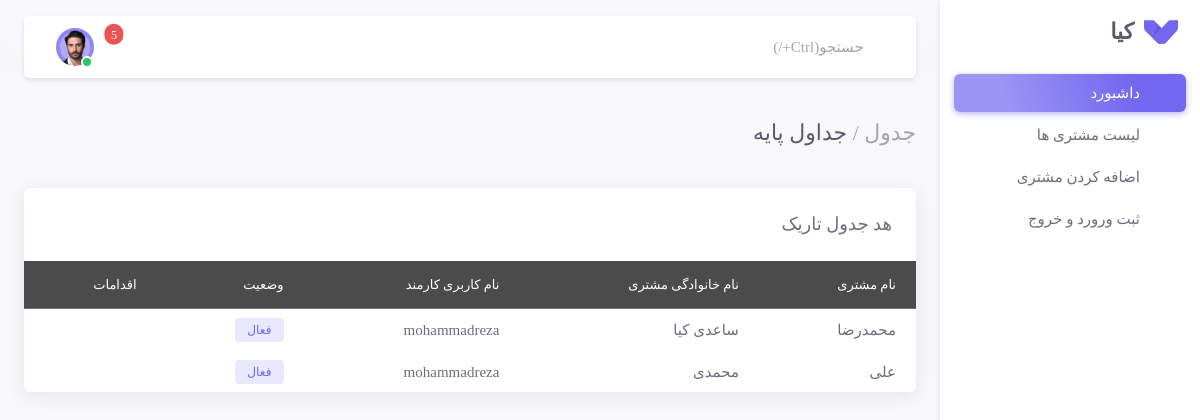
The app's page /view/employe/dashboard/list.php (signed in) with its own data.
### tables this page shows
CREATE TABLE `users` (
  `id` int(11) NOT NULL,
  `firstname` varchar(255) NOT NULL,
  `lastname` varchar(255) NOT NULL,
  `phone` varchar(20) NOT NULL,
  `customer` tinyint(4) NOT NULL DEFAULT 1 COMMENT '1.customer',
  `status` int(11) NOT NULL DEFAULT 1,
  `created_at` datetime NOT NULL DEFAULT current_timestamp(),
  `updated_at` datetime DEFAULT NULL
);

CREATE TABLE `employees` (
  `id` int(11) NOT NULL,
  `username` varchar(255) NOT NULL,
  `password` varchar(255) NOT NULL,
  `role_id` int(11) NOT NULL,
  `status` tinyint(4) NOT NULL DEFAULT 1,
  `created_at` datetime NOT NULL DEFAULT current_timestamp(),
  `updated_at` datetime DEFAULT NULL
);

### view/employe/dashboard/list.php (the view, shortened to what this page needs)
<?php
require_once "../layouts/header.php";
$users = $conn->query("SELECT * FROM users INNER JOIN employees")->fetchAll()
?>
<div class="layout-wrapper layout-content-navbar">
  <div class="layout-container">
    <?php require_once "./layouts/sidebar.php"; ?>
    <div class="layout-page">
      <?php require_once "./layouts/navbar.php"; ?>
      <div class="content-wrapper">
        <div class="container-xxl flex-grow-1 container-p-y">
          <h4 class="py-3 mb-4"><span class="text-muted fw-light">جدول /</span> جداول پایه</h4>
          <div class="card">
            <h5 class="card-header">هد جدول تاریک</h5>
            <div class="table-responsive text-nowrap">
              <table class="table">
                <thead class="table-dark">
                  <tr>
                    <th>نام مشتری</th>
                    <th>نام خانوادگی مشتری</th>
                    <th>نام کاربری کارمند</th>
                    <th>وضعیت</th>
                    <th>اقدامات</th>
                  </tr>
                </thead>
                <?php foreach ($users as $user) { ?>
                  <tbody class="table-border-bottom-0">
                    <tr>
                      <td><?= $user['firstname'] ?></td>
                      <td><?= $user['lastname'] ?></td>
                      <td><?= $user['username'] ?></td>
                      <?php if ($user['status'] == 1) { ?>
                        <td><span class="badge bg-label-primary me-1">فعال</span></td>
                      <?php
                      } else { ?>
                        <td><span class="badge bg-label-danger me-1">غیرفعال</span></td>
                      <?php } ?>
                      <td>
                        <div class="dropdown">
                          <button type="button" class="btn p-0 dropdown-toggle hide-arrow" data-bs-toggle="dropdown">
                            <i class="ti ti-dots-vertical"></i>
                          </button>
                        </div>
                      </td>
                    </tr>
                  </tbody>
                <?php  } ?>
              </table>
            </div>
          </div>
        </div>
<?php require_once "./layouts/footer.php"; ?>

### public/admin/assets/css/demo.css (style rules this page uses)
body { font-family: Vazirmatn; }
.layout-navbar-fixed .layout-wrapper:not(.layout-without-menu) .layout-page { padding-top: 64px !important; }
.layout-navbar-fixed .layout-wrapper:not(.layout-horizontal):not(.layout-without-menu) .layout-page { padding-top: 78px !important; }

### records on screen
users: firstname "محمدرضا", lastname "ساعدی کیا", employees.username "mohammadreza"
users: firstname "علی", lastname "محمدی", employees.username "mohammadreza"
